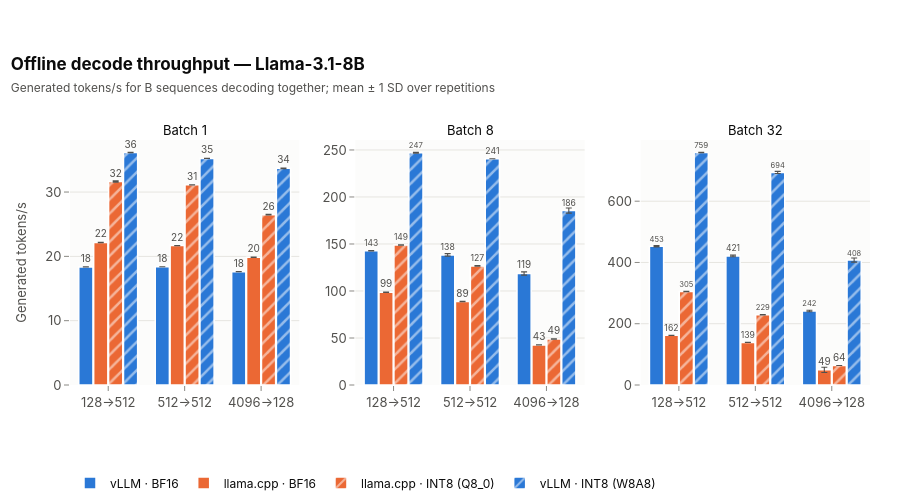

The code cell stored with this chart in its notebook:
### Markdown cell above
**Interpretation.** vLLM prefills several times faster than llama.cpp at BF16 at every batch size, and neither
engine's prefill rate grows much with batch because prefill is already a large GEMM. This is consistent with
vLLM executing its BF16 GEMMs (and attention) on AMX tiles while llama.cpp's BF16 path has no AMX kernel and runs
on AVX-512-BF16. llama.cpp INT8 recovers part of the gap because its Q8_0 GEMMs with ≥ 2 rows do use AMX-INT8.

## 2. Token generation (decode)

### Code cell
fig = plots.grouped_bars(primary[primary["test"] == "decode"], x="workload_shape", y="tok_s_mean", error="tok_s_std",
                         facet="batch", facet_labels={1: "Batch 1", 8: "Batch 8", 32: "Batch 32"},
                         title=f"Offline decode throughput — {registry.model_label(MODEL)}",
                         subtitle="Generated tokens/s for B sequences decoding together; mean ± 1 SD over repetitions",
                         y_title="Generated tokens/s")
fig.show()
export_figure(fig, "offline_decode_throughput", source=NOTEBOOK,
              caption="Offline decode tokens/s at batch 1, 8 and 32 for each engine (engine tools, scopes differ).")

### Figure 1 — Plotly figure (JSON) as saved in the notebook; plotly's stock layout.template omitted (floating-point values rounded to 4 significant figures)
{"data": [{"cliponaxis": false, "error_y": {"array": [0.004596, 0.006608, 0.015], "color": "#52514e", "thickness": 1.1, "type": "data", "width": 3}, "hovertemplate": "<b>vLLM · BF16</b><br>%{x}<br>Batch 1: %{y:.4g}<extra></extra>", "legendgroup": "vllm_bf16", "marker": {"color": "#2a78d6", "line": {"color": "#ffffff", "width": 1.5}, "pattern": {"fgcolor": "#ffffff", "shape": "", "solidity": 0.25}}, "name": "vLLM · BF16", "showlegend": true, "text": ["18", "18", "18"], "textfont": {"color": "#52514e", "size": 10}, "textposition": "outside", "type": "bar", "x": ["128→512", "512→512", "4096→128"], "xaxis": "x", "y": [18.36, 18.39, 17.62], "yaxis": "y"}, {"cliponaxis": false, "error_y": {"array": [0.04461, 0.004635, 0.0278], "color": "#52514e", "thickness": 1.1, "type": "data", "width": 3}, "hovertemplate": "<b>llama.cpp · BF16</b><br>%{x}<br>Batch 1: %{y:.4g}<extra></extra>", "legendgroup": "llama_cpp_bf16", "marker": {"color": "#eb6834", "line": {"color": "#ffffff", "width": 1.5}, "pattern": {"fgcolor": "#ffffff", "shape": "", "solidity": 0.25}}, "name": "llama.cpp · BF16", "showlegend": true, "text": ["22", "22", "20"], "textfont": {"color": "#52514e", "size": 10}, "textposition": "outside", "type": "bar", "x": ["128→512", "512→512", "4096→128"], "xaxis": "x", "y": [22.16, 21.67, 19.85], "yaxis": "y"}, {"cliponaxis": false, "error_y": {"array": [0.09545, 0.00975, 0.05224], "color": "#52514e", "thickness": 1.1, "type": "data", "width": 3}, "hovertemplate": "<b>llama.cpp · INT8 (Q8_0)</b><br>%{x}<br>Batch 1: %{y:.4g}<extra></extra>", "legendgroup": "llama_cpp_int8", "marker": {"color": "#eb6834", "line": {"color": "#ffffff", "width": 1.5}, "pattern": {"fgcolor": "#ffffff", "shape": "/", "solidity": 0.25}}, "name": "llama.cpp · INT8 (Q8_0)", "showlegend": true, "text": ["32", "31", "26"], "textfont": {"color": "#52514e", "size": 10}, "textposition": "outside", "type": "bar", "x": ["128→512", "512→512", "4096→128"], "xaxis": "x", "y": [31.64, 31.12, 26.48], "yaxis": "y"}, {"cliponaxis": false, "error_y": {"array": [0.04185, 0.02065, 0.04555], "color": "#52514e", "thickness": 1.1, "type": "data", "width": 3}, "hovertemplate": "<b>vLLM · INT8 (W8A8)</b><br>%{x}<br>Batch 1: %{y:.4g}<extra></extra>", "legendgroup": "vllm_int8", "marker": {"color": "#2a78d6", "line": {"color": "#ffffff", "width": 1.5}, "pattern": {"fgcolor": "#ffffff", "shape": "/", "solidity": 0.25}}, "name": "vLLM · INT8 (W8A8)", "showlegend": true, "text": ["36", "35", "34"], "textfont": {"color": "#52514e", "size": 10}, "textposition": "outside", "type": "bar", "x": ["128→512", "512→512", "4096→128"], "xaxis": "x", "y": [36.14, 35.22, 33.68], "yaxis": "y"}, {"cliponaxis": false, "error_y": {"array": [0.248, 1.352, 1.733], "color": "#52514e", "thickness": 1.1, "type": "data", "width": 3}, "hovertemplate": "<b>vLLM · BF16</b><br>%{x}<br>Batch 8: %{y:.4g}<extra></extra>", "legendgroup": "vllm_bf16", "marker": {"color": "#2a78d6", "line": {"color": "#ffffff", "width": 1.5}, "pattern": {"fgcolor": "#ffffff", "shape": "", "solidity": 0.25}}, "name": "vLLM · BF16", "showlegend": false, "text": ["143", "138", "119"], "textfont": {"color": "#52514e", "size": 10}, "textposition": "outside", "type": "bar", "x": ["128→512", "512→512", "4096→128"], "xaxis": "x2", "y": [142.7, 138.4, 118.6], "yaxis": "y2"}, {"cliponaxis": false, "error_y": {"array": [0.2385, 0.2306, 0.2059], "color": "#52514e", "thickness": 1.1, "type": "data", "width": 3}, "hovertemplate": "<b>llama.cpp · BF16</b><br>%{x}<br>Batch 8: %{y:.4g}<extra></extra>", "legendgroup": "llama_cpp_bf16", "marker": {"color": "#eb6834", "line": {"color": "#ffffff", "width": 1.5}, "pattern": {"fgcolor": "#ffffff", "shape": "", "solidity": 0.25}}, "name": "llama.cpp · BF16", "showlegend": false, "text": ["99", "89", "43"], "textfont": {"color": "#52514e", "size": 10}, "textposition": "outside", "type": "bar", "x": ["128→512", "512→512", "4096→128"], "xaxis": "x2", "y": [98.76, 88.73, 42.68], "yaxis": "y2"}, {"cliponaxis": false, "error_y": {"array": [0.2038, 0.221, 0.1429], "color": "#52514e", "thickness": 1.1, "type": "data", "width": 3}, "hovertemplate": "<b>llama.cpp · INT8 (Q8_0)</b><br>%{x}<br>Batch 8: %{y:.4g}<extra></extra>", "legendgroup": "llama_cpp_int8", "marker": {"color": "#eb6834", "line": {"color": "#ffffff", "width": 1.5}, "pattern": {"fgcolor": "#ffffff", "shape": "/", "solidity": 0.25}}, "name": "llama.cpp · INT8 (Q8_0)", "showlegend": false, "text": ["149", "127", "49"], "textfont": {"color": "#52514e", "size": 10}, "textposition": "outside", "type": "bar", "x": ["128→512", "512→512", "4096→128"], "xaxis": "x2", "y": [148.9, 126.7, 48.98], "yaxis": "y2"}, {"cliponaxis": false, "error_y": {"array": [0.4939, 0.02901, 2.71], "color": "#52514e", "thickness": 1.1, "type": "data", "width": 3}, "hovertemplate": "<b>vLLM · INT8 (W8A8)</b><br>%{x}<br>Batch 8: %{y:.4g}<extra></extra>", "legendgroup": "vllm_int8", "marker": {"color": "#2a78d6", "line": {"color": "#ffffff", "width": 1.5}, "pattern": {"fgcolor": "#ffffff", "shape": "/", "solidity": 0.25}}, "name": "vLLM · INT8 (W8A8)", "showlegend": false, "text": ["247", "241", "186"], "textfont": {"color": "#52514e", "size": 10}, "textposition": "outside", "type": "bar", "x": ["128→512", "512→512", "4096→128"], "xaxis": "x2", "y": [247.1, 240.6, 185.5], "yaxis": "y2"}, {"cliponaxis": false, "error_y": {"array": [2.104, 2.775, 2.241], "color": "#52514e", "thickness": 1.1, "type": "data", "width": 3}, "hovertemplate": "<b>vLLM · BF16</b><br>%{x}<br>Batch 32: %{y:.4g}<extra></extra>", "legendgroup": "vllm_bf16", "marker": {"color": "#2a78d6", "line": {"color": "#ffffff", "width": 1.5}, "pattern": {"fgcolor": "#ffffff", "shape": "", "solidity": 0.25}}, "name": "vLLM · BF16", "showlegend": false, "text": ["453", "421", "242"], "textfont": {"color": "#52514e", "size": 10}, "textposition": "outside", "type": "bar", "x": ["128→512", "512→512", "4096→128"], "xaxis": "x3", "y": [452.8, 421.3, 241.6], "yaxis": "y3"}, {"cliponaxis": false, "error_y": {"array": [0.1157, 0.2011, 8.516], "color": "#52514e", "thickness": 1.1, "type": "data", "width": 3}, "hovertemplate": "<b>llama.cpp · BF16</b><br>%{x}<br>Batch 32: %{y:.4g}<extra></extra>", "legendgroup": "llama_cpp_bf16", "marker": {"color": "#eb6834", "line": {"color": "#ffffff", "width": 1.5}, "pattern": {"fgcolor": "#ffffff", "shape": "", "solidity": 0.25}}, "name": "llama.cpp · BF16", "showlegend": false, "text": ["162", "139", "49"], "textfont": {"color": "#52514e", "size": 10}, "textposition": "outside", "type": "bar", "x": ["128→512", "512→512", "4096→128"], "xaxis": "x3", "y": [162.1, 139.0, 49.48], "yaxis": "y3"}, {"cliponaxis": false, "error_y": {"array": [0.9857, 0.5081, 0.07392], "color": "#52514e", "thickness": 1.1, "type": "data", "width": 3}, "hovertemplate": "<b>llama.cpp · INT8 (Q8_0)</b><br>%{x}<br>Batch 32: %{y:.4g}<extra></extra>", "legendgroup": "llama_cpp_int8", "marker": {"color": "#eb6834", "line": {"color": "#ffffff", "width": 1.5}, "pattern": {"fgcolor": "#ffffff", "shape": "/", "solidity": 0.25}}, "name": "llama.cpp · INT8 (Q8_0)", "showlegend": false, "text": ["305", "229", "64"], "textfont": {"color": "#52514e", "size": 10}, "textposition": "outside", "type": "bar", "x": ["128→512", "512→512", "4096→128"], "xaxis": "x3", "y": [305.2, 229.1, 63.58], "yaxis": "y3"}, {"cliponaxis": false, "error_y": {"array": [0.7696, 3.474, 6.731], "color": "#52514e", "thickness": 1.1, "type": "data", "width": 3}, "hovertemplate": "<b>vLLM · INT8 (W8A8)</b><br>%{x}<br>Batch 32: %{y:.4g}<extra></extra>", "legendgroup": "vllm_int8", "marker": {"color": "#2a78d6", "line": {"color": "#ffffff", "width": 1.5}, "pattern": {"fgcolor": "#ffffff", "shape": "/", "solidity": 0.25}}, "name": "vLLM · INT8 (W8A8)", "showlegend": false, "text": ["759", "694", "408"], "textfont": {"color": "#52514e", "size": 10}, "textposition": "outside", "type": "bar", "x": ["128→512", "512→512", "4096→128"], "xaxis": "x3", "y": [759.0, 693.8, 407.9], "yaxis": "y3"}], "layout": {"annotations": [{"font": {"color": "#0b0b0b", "size": 13}, "showarrow": false, "text": "Batch 1", "x": 0.1433, "xanchor": "center", "xref": "paper", "y": 1.0, "yanchor": "bottom", "yref": "paper"}, {"font": {"color": "#0b0b0b", "size": 13}, "showarrow": false, "text": "Batch 8", "x": 0.5, "xanchor": "center", "xref": "paper", "y": 1.0, "yanchor": "bottom", "yref": "paper"}, {"font": {"color": "#0b0b0b", "size": 13}, "showarrow": false, "text": "Batch 32", "x": 0.8567, "xanchor": "center", "xref": "paper", "y": 1.0, "yanchor": "bottom", "yref": "paper"}], "bargap": 0.22, "bargroupgap": 0.05, "barmode": "group", "height": 500, "title": {"text": "<b>Offline decode throughput — Llama-3.1-8B</b><br><span style='font-size:12px;color:#52514e'>Generated tokens/s for B sequences decoding together; mean ± 1 SD over repetitions</span>"}, "xaxis": {"anchor": "y", "domain": [0.0, 0.2867]}, "xaxis2": {"anchor": "y2", "domain": [0.3567, 0.6433]}, "xaxis3": {"anchor": "y3", "domain": [0.7133, 1.0]}, "yaxis": {"anchor": "x", "domain": [0.0, 1.0], "rangemode": "tozero", "title": {"text": "Generated tokens/s"}, "type": "linear"}, "yaxis2": {"anchor": "x2", "domain": [0.0, 1.0], "rangemode": "tozero", "type": "linear"}, "yaxis3": {"anchor": "x3", "domain": [0.0, 1.0], "rangemode": "tozero", "type": "linear"}}}
